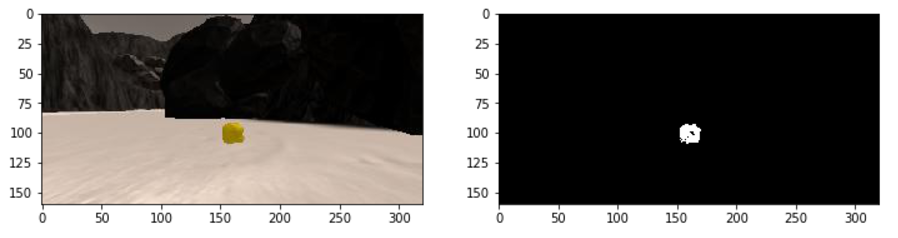
#> input picture rock.png, 898 x 238 px, given in place of example_grid1.jpg, which was not available
$ jupyter execute --allow-errors Rover_Project_Test_Notebook.ipynb   (shell and % lines are left out)   (older library calls are emulated)   (text cells are left out)
#> lines starting #> are read from the running program, lines starting #| are printed output that depends on the picture; pictures that were not available may be replaced by others from this repository, and a replacement may not be noted
[cell 1]
#%matplotlib qt # Choose %matplotlib qt to plot to an interactive window (note it may show up behind your browser)
# Make some of the relevant imports
import cv2 # OpenCV for perspective transform
import numpy as np
import matplotlib.image as mpimg
import matplotlib.pyplot as plt
import scipy.misc # For saving images as needed
import glob  # For reading in a list of images from a folder
import imageio
#> (the rest of this cell did not finish here and is left out)

[cell 2]
path = '../test_dataset/IMG/*'
img_list = glob.glob(path)
# Grab a random image and display it
#> (the rest of this cell did not finish here and is left out)

[cell 3]
# In the simulator you can toggle on a grid on the ground for calibration
# You can also toggle on the rock samples with the 0 (zero) key.
# Here's an example of the grid and one of the rocks
example_grid = '../calibration_images/example_grid1.jpg'
example_rock = '../calibration_images/example_rock1.jpg'
grid_img = mpimg.imread(example_grid)
#> grid_img is the input picture: shape (238, 898, 4) float32; mean R, G, B, A 0.446, 0.434, 0.424, 1
rock_img = mpimg.imread(example_rock)
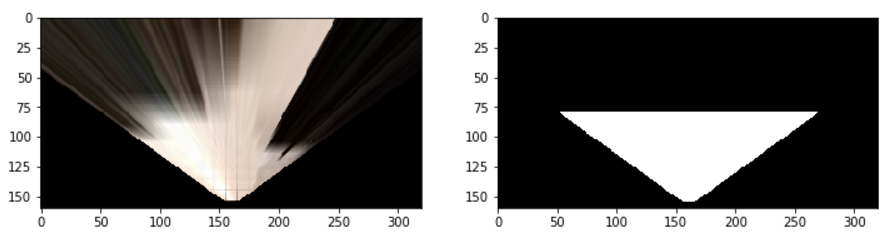
#> input picture transform.png, 891 x 241 px, given in place of example_rock1.jpg, which was not available
#> rock_img is the input picture: shape (241, 891, 4) float32; mean R, G, B, A 0.457, 0.45, 0.443, 1

fig = plt.figure(figsize=(12,3))
plt.subplot(121)
plt.imshow(grid_img)
plt.subplot(122)
plt.imshow(rock_img)
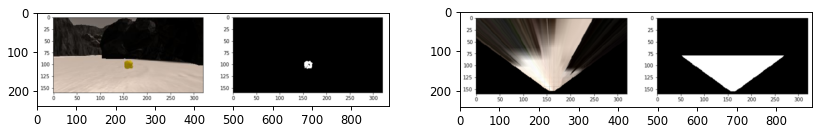
#> figure drawn by matplotlib, 2 panels

[cell 4]
# Define a function to perform a perspective transform
# I've used the example grid image above to choose source points for the
# grid cell in front of the rover (each grid cell is 1 square meter in the sim)
# Define a function to perform a perspective transform
# [16 lines left out: function perspect_transform, not called in this run]


# Define calibration box in source (actual) and destination (desired) coordinates
# These source and destination points are defined to warp the image
# to a grid where each 10x10 pixel square represents 1 square meter
# The destination box will be 2*dst_size on each side
dst_size = 5
# Set a bottom offset to account for the fact that the bottom of the image
# is not the position of the rover but a bit in front of it
# this is just a rough guess, feel free to change it!
bottom_offset = 6
source = np.float32([[14, 140], [301 ,140],[200, 96], [118, 96]])
#> (the rest of this cell did not finish here and is left out)

[cell 5]
# Identify pixels above the threshold
# Threshold of RGB > 160 does a nice job of identifying ground pixels only
# [13 lines left out: function color_thresh, not called in this run]

#> (the rest of this cell did not finish here and is left out)

[cell 6]
def find_rocks(img, levels=(110, 110, 50)):
#> called with levels = (110, 110, 50)
    rockpix = ((img[:,:,0] > levels[0]) \
              & (img[:,:,1] > levels[1]) \
              & (img[:,:,2] < levels[2]))
#> rockpix: shape (241, 891) bool; every value is 0

    color_select = np.zeros_like(img[:,:,0])
    color_select[rockpix] = 1

    return color_select

rock_map = find_rocks(rock_img)
#> rock_map: shape (241, 891) float32; every value is 0
fig = plt.figure(figsize=(12,3))
plt.subplot(121)
plt.imshow(rock_img)
plt.subplot(122)
plt.imshow(rock_map, cmap='gray')
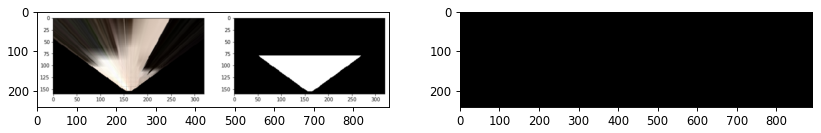
#> figure drawn by matplotlib, 2 panels
